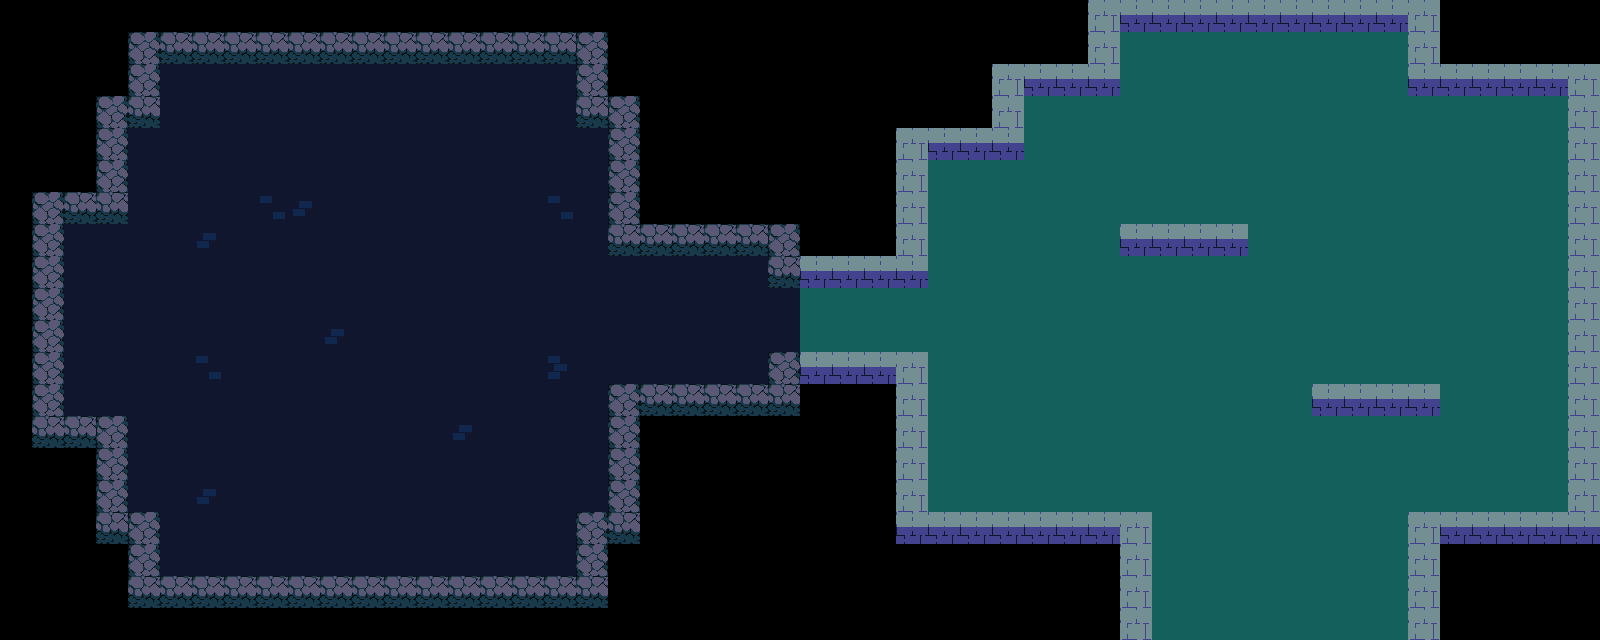

A 2D game scene composited from a Tiled map and its tileset images. What follows is a short description and the map's XML, with each tile layer's data collapsed to a summary:
An orthogonal 50x20 tile map with 32x32 px tiles, 2 tile layers (Floor, Walls) and 20 objects (4x Skeleton, 2x EnemyTrigger, Door).

<map version="1.10" tiledversion="1.11.2" orientation="orthogonal" renderorder="right-down" width="50" height="20" tilewidth="32" tileheight="32" infinite="0" nextlayerid="9" nextobjectid="44">
 <editorsettings>
  <export target="dungeon-32.tmj" format="json" />
 </editorsettings>
 <tileset firstgid="1" name="tiles-32" tilewidth="32" tileheight="32" tilecount="442" columns="17">
  <image source="tiles.png" width="544" height="832" />
  <tile id="0">
   <objectgroup draworder="index" id="2">
    <object id="1" x="0" y="0" width="32" height="32" />
   </objectgroup>
  </tile>
  <tile id="1">
   <objectgroup draworder="index" id="2">
    <object id="1" x="0" y="0" width="32" height="32" />
   </objectgroup>
  </tile>
  <tile id="17">
   <objectgroup draworder="index" id="2">
    <object id="2" x="0" y="0" width="32" height="32" />
   </objectgroup>
  </tile>
  <tile id="18">
   <objectgroup draworder="index" id="2">
    <object id="1" x="0" y="0" width="32" height="32" />
   </objectgroup>
  </tile>
  <tile id="34">
   <objectgroup draworder="index" id="2">
    <object id="1" x="0" y="0" width="32" height="32" />
   </objectgroup>
  </tile>
  <tile id="35">
   <objectgroup draworder="index" id="2">
    <object id="1" x="0" y="0" width="32" height="32" />
   </objectgroup>
  </tile>
  <tile id="36">
   <objectgroup draworder="index" id="2">
    <object id="1" x="0" y="0" width="32" height="32" />
   </objectgroup>
  </tile>
  <tile id="51">
   <objectgroup draworder="index" id="2">
    <object id="1" x="0" y="0" width="32" height="32" />
   </objectgroup>
  </tile>
  <tile id="52">
   <objectgroup draworder="index" id="2">
    <object id="1" x="0" y="0" width="32" height="32" />
   </objectgroup>
  </tile>
  <tile id="68">
   <objectgroup draworder="index" id="2">
    <object id="1" x="0" y="0" width="32" height="32" />
   </objectgroup>
  </tile>
  <tile id="69">
   <objectgroup draworder="index" id="2">
    <object id="1" x="0" y="0" width="32" height="32" />
   </objectgroup>
  </tile>
  <tile id="85">
   <objectgroup draworder="index" id="2">
    <object id="1" x="0" y="0" width="32" height="32" />
   </objectgroup>
  </tile>
  <tile id="86">
   <objectgroup draworder="index" id="2">
    <object id="1" x="0" y="0" width="32" height="32" />
   </objectgroup>
  </tile>
 </tileset>
 <layer id="2" name="Floor" width="50" height="20">
  <data>[1000 cells, 538 non-empty, 7 distinct tile ids]</data>
 </layer>
 <layer id="1" name="Walls" width="50" height="20">
  <data>[1000 cells, 226 non-empty, 5 distinct tile ids]</data>
 </layer>
 <objectgroup id="4" name="RoomTriggers">
  <properties>
   <property name="Room" value="1" />
  </properties>
  <object id="6" name="Door" x="800" y="320">
   <properties>
    <property name="Open" value="0" />
    <property name="Room" value="1" />
   </properties>
   <point />
  </object>
  <object id="34" name="EnemyTrigger" x="108.593" y="108.593" width="521.59" height="431.808">
   <properties>
    <property name="Room" value="1" />
   </properties>
  </object>
  <object id="42" name="EnemyTrigger" x="108.593" y="108.593" width="521.59" height="431.808">
   <properties>
    <property name="Room" value="1" />
   </properties>
  </object>
 </objectgroup>
 <objectgroup id="5" name="Enemies">
  <properties>
   <property name="EnemyType" value="Ranged" />
   <property name="Room" value="1" />
  </properties>
  <object id="35" name="Skeleton" x="519.88" y="147.926">
   <properties>
    <property name="Room" value="1" />
    <property name="Type" value="SKELETON" />
   </properties>
   <point />
  </object>
  <object id="39" name="Skeleton" x="519.88" y="147.926">
   <properties>
    <property name="Room" value="1" />
    <property name="Type" value="SKELETON" />
   </properties>
   <point />
  </object>
  <object id="41" name="Skeleton" x="528.431" y="308.679">
   <properties>
    <property name="Room" value="1" />
    <property name="Type" value="SKELETON" />
   </properties>
   <point />
  </object>
  <object id="43" name="Skeleton" x="528.431" y="489.953">
   <properties>
    <property name="Room" value="1" />
    <property name="Type" value="SKELETON" />
   </properties>
   <point />
  </object>
 </objectgroup>
</map>